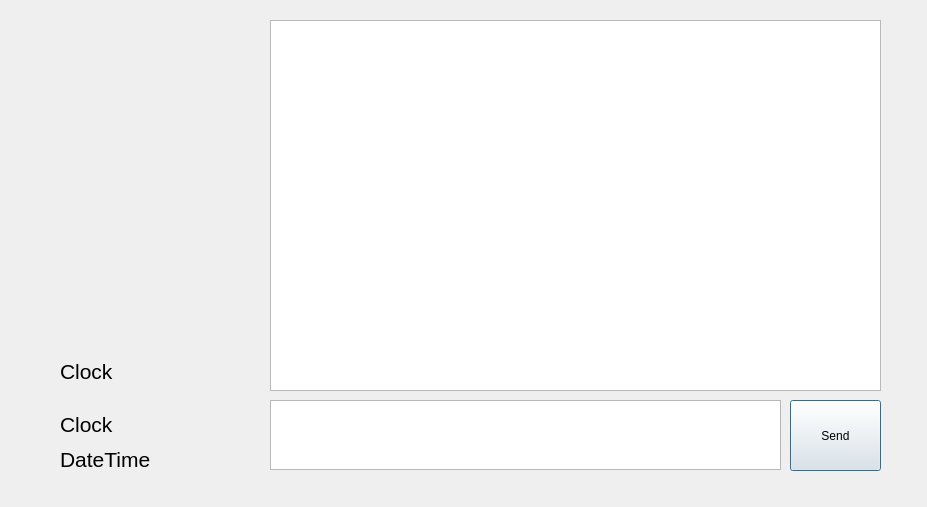
<?xml version="1.0" encoding="UTF-8"?>
<ui version="4.0">
 <class>SecDialog</class>
 <widget class="QDialog" name="SecDialog">
  <property name="geometry">
   <rect>
    <x>0</x>
    <y>0</y>
    <width>927</width>
    <height>507</height>
   </rect>
  </property>
  <property name="windowTitle">
   <string>Dialog</string>
  </property>
  <widget class="QWidget" name="layoutWidget">
   <property name="geometry">
    <rect>
     <x>60</x>
     <y>410</y>
     <width>161</width>
     <height>64</height>
    </rect>
   </property>
   <layout class="QVBoxLayout" name="verticalLayout">
    <item>
     <widget class="QLabel" name="clock_label">
      <property name="font">
       <font>
        <pointsize>16</pointsize>
        <bold>false</bold>
       </font>
      </property>
      <property name="text">
       <string>Clock</string>
      </property>
     </widget>
    </item>
    <item>
     <widget class="QLabel" name="dateTime_label">
      <property name="font">
       <font>
        <pointsize>16</pointsize>
        <bold>false</bold>
       </font>
      </property>
      <property name="text">
       <string>DateTime</string>
      </property>
     </widget>
    </item>
   </layout>
  </widget>
  <widget class="QTextBrowser" name="messageBrowser">
   <property name="geometry">
    <rect>
     <x>270</x>
     <y>20</y>
     <width>611</width>
     <height>371</height>
    </rect>
   </property>
  </widget>
  <widget class="QTextEdit" name="messageBox">
   <property name="geometry">
    <rect>
     <x>270</x>
     <y>400</y>
     <width>511</width>
     <height>70</height>
    </rect>
   </property>
  </widget>
  <widget class="QPushButton" name="sendButton">
   <property name="geometry">
    <rect>
     <x>790</x>
     <y>400</y>
     <width>91</width>
     <height>71</height>
    </rect>
   </property>
   <property name="text">
    <string>Send</string>
   </property>
  </widget>
  <widget class="QLabel" name="label_off_or_online">
   <property name="geometry">
    <rect>
     <x>60</x>
     <y>340</y>
     <width>159</width>
     <height>62</height>
    </rect>
   </property>
   <property name="font">
    <font>
     <pointsize>16</pointsize>
     <bold>false</bold>
    </font>
   </property>
   <property name="text">
    <string>Clock</string>
   </property>
  </widget>
 </widget>
 <resources/>
 <connections/>
</ui>
